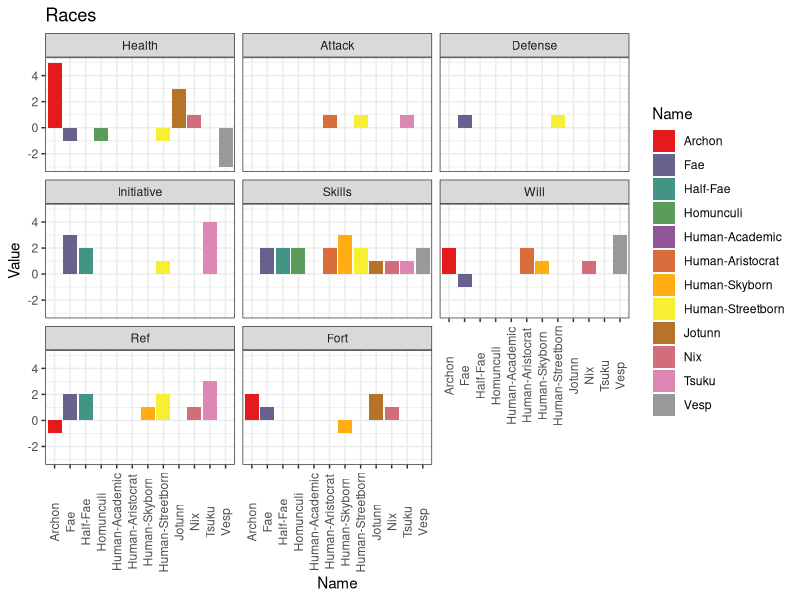
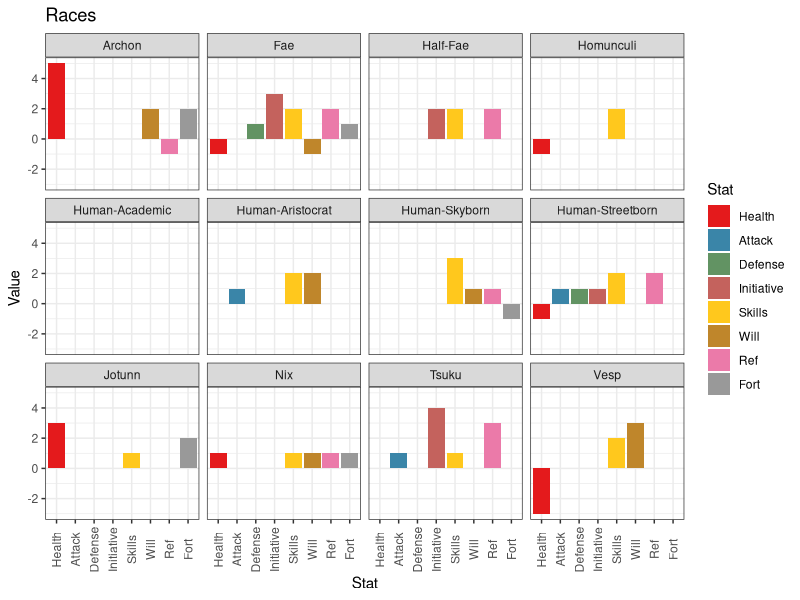
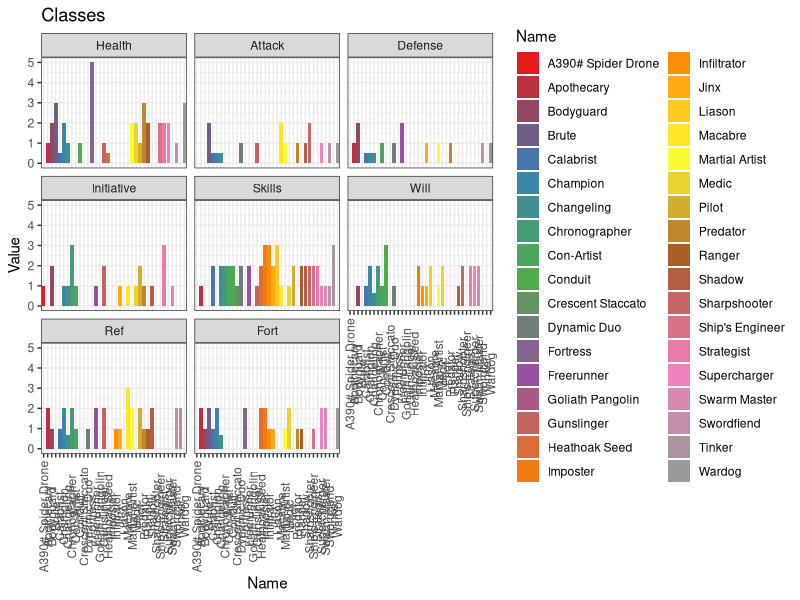
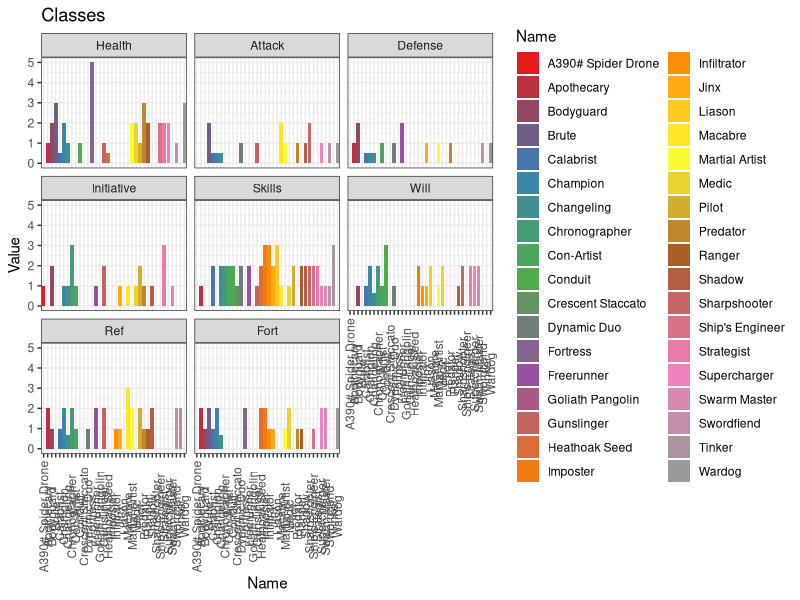
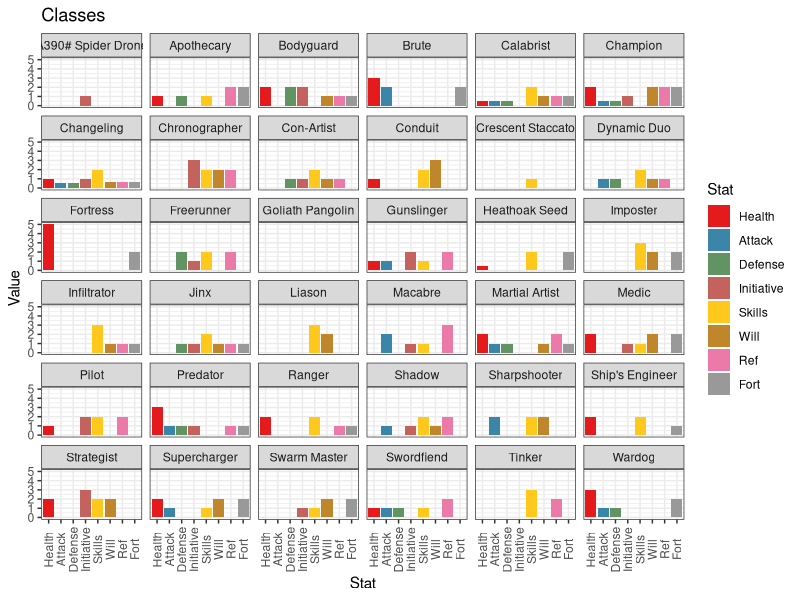

Here is the R script that generated these plots, in order:
library(tidyverse)
library(RColorBrewer)

getPalette <- colorRampPalette(brewer.pal(9, "Set1"))

stat_levels <- c("Health", "Attack", "Defense", "Initiative", "Skills", "Will", "Ref", "Fort")

plot_ByStat <- function(data, title, fileName, colors){
  
  plot <- data %>%
    ggplot(aes(x=Name, y=Value, fill = Name)) + 
    geom_bar(stat="identity", position = "dodge") + 
    facet_wrap(~Stat) +
    theme_bw() +
    theme(axis.text.x  = element_text(angle=90, vjust=0.5)) + 
    scale_fill_manual(values = getPalette(colors)) +
    ggtitle(title)
  
  ggsave(paste0("StartravellerImages/", fileName, ".png"), plot)
  
}

plot_ByName <- function(data, title, fileName){
  
  plot <- data %>%
    ggplot(aes(x=Stat, y=Value, fill = Stat)) + 
    geom_bar(stat="identity", position = "dodge") + 
    facet_wrap(~Name) +
    theme_bw() +
    theme(axis.text.x  = element_text(angle=90, vjust=0.5)) + 
    scale_fill_manual(values = getPalette(8)) +
    ggtitle(title)
  
  ggsave(paste0("StartravellerImages/ByName", fileName, ".png"), 
         plot)
  
}


# Races ---------------------------------------------------------------


races <- read_csv("StartravellerRaces.csv")

races <- races %>%
  gather(key = "Stat", value = "Value", `Health`:`Fort`) %>%
  mutate(Bonus = as.numeric(Value),
         Name = factor(Race),
         Stat = factor(Stat, levels = stat_levels))

plot_ByStat(races, "Races", "Races", 12)
plot_ByName(races, "Races", "Races")


# Classes ---------------------------------------------------------------


classes <- read_csv("StartravellerClasses.csv")

classes <- classes %>%
  gather(key = "Stat", value = "Value", `Health`:`Fort`) %>%
  mutate(Bonus = as.numeric(Value),
         Name = factor(Class),
         Stat = factor(Stat, levels = stat_levels))

plot_ByStat(classes, "Classes", "Classes", 36)
ggsave("StartravellerImages/Classes.png", width=12)

plot_ByName(classes, "Classes", "Classes")
